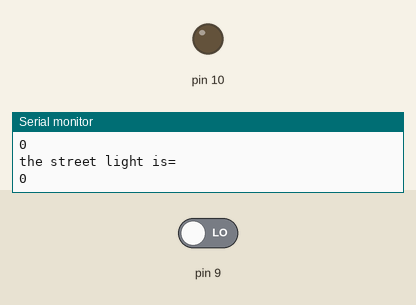
This sketch was run on a simulated Arduino Uno, built with avr-gcc and run on an emulated ATmega328P. Parts: output pins drawn as LEDs (lit = HIGH), the last lines printed to the serial monitor. Inputs (shaded band) come from the test bench; at power-on: pin 9 LOW.

Above: at 1.4 s.
1.5 s: pin 9 driven HIGH
At 2.8 s:
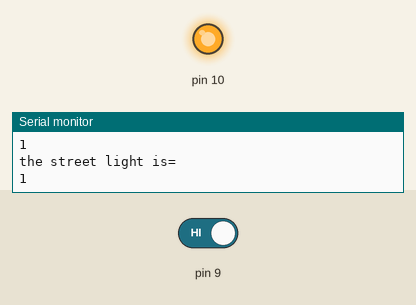
3.3 s: pin 9 driven LOW
At 4.2 s:
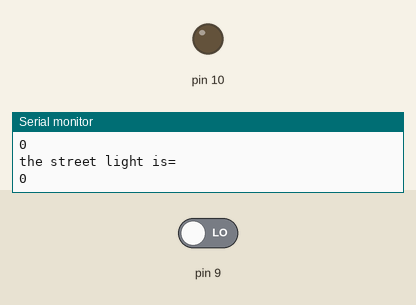
Timing chart, 0 to 6.3 s (numbered marks = the images above; inputs shaded):
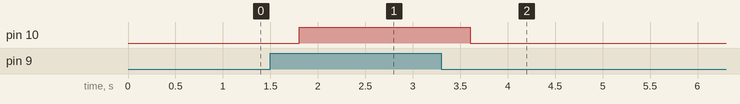

Measured:
- after the input at 1.5 s, pin 10: LOW → HIGH after 0.30 s
- after the input at 3.3 s, pin 10: HIGH → LOW after 0.30 s

The sketch:

lab5.ino
```cpp
// C++ code
//
void setup()
{
  pinMode(9,INPUT);
  pinMode(10,OUTPUT);
  Serial.begin(9600);
}

void loop()
{
  int temp=digitalRead(9);
  Serial.println("the street light is=");
  Serial.println(temp);
  delay(300);
  if(temp==HIGH)
  digitalWrite(10, HIGH);
  else
  digitalWrite(10, LOW);

}
```
